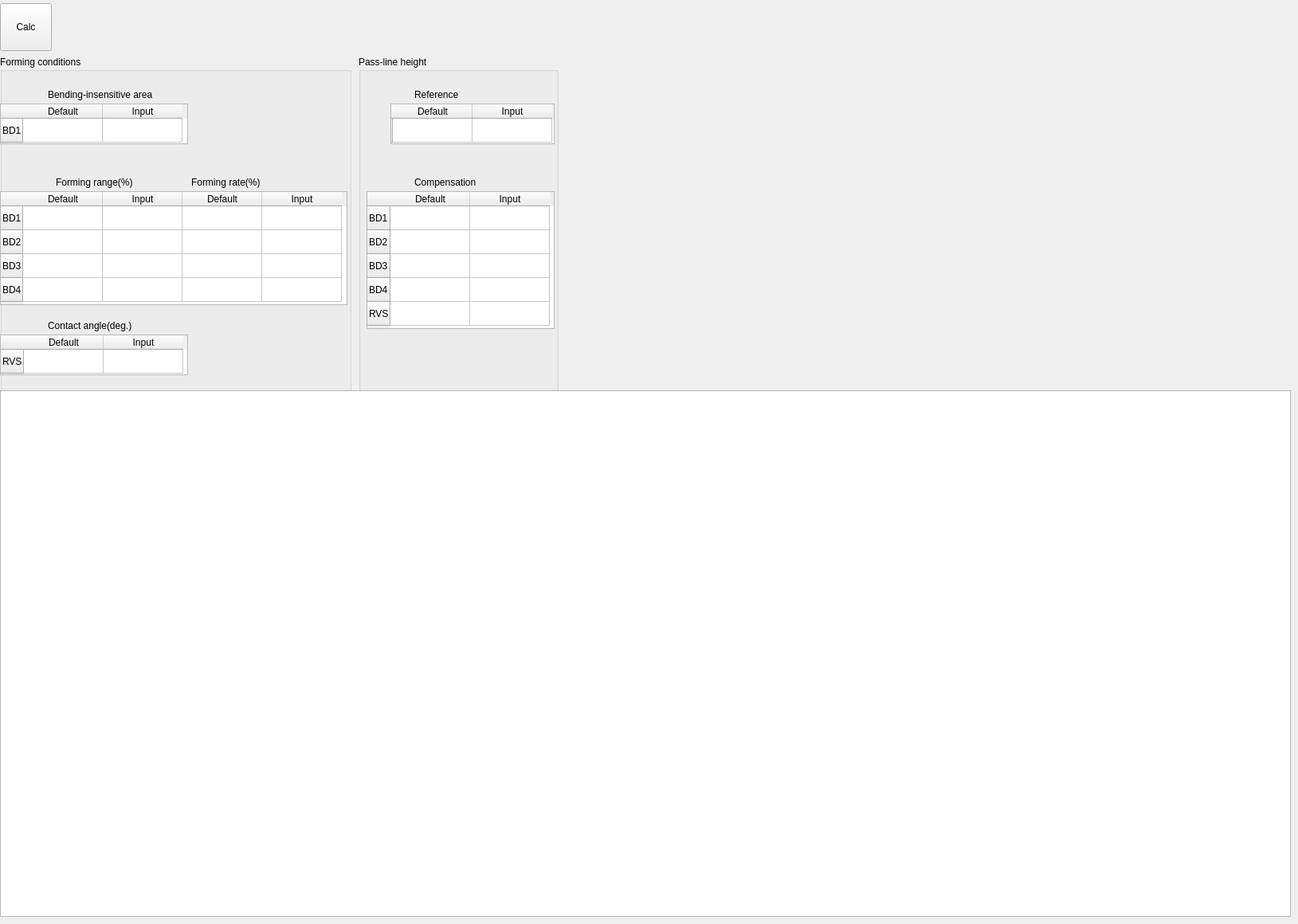
      <widget class="QWidget" name="pass_schedule">
       <attribute name="title">
        <string>Pass Schedule</string>
       </attribute>
       <widget class="QToolButton" name="toolButton_18">
        <property name="geometry">
         <rect>
          <x>0</x>
          <y>4</y>
          <width>65</width>
          <height>60</height>
         </rect>
        </property>
        <property name="text">
         <string>Calc</string>
        </property>
       </widget>
       <widget class="QGroupBox" name="groupBox_3">
        <property name="geometry">
         <rect>
          <x>0</x>
          <y>70</y>
          <width>441</width>
          <height>421</height>
         </rect>
        </property>
        <property name="title">
         <string>Forming conditions</string>
        </property>
        <widget class="QLabel" name="label_19">
         <property name="geometry">
          <rect>
           <x>60</x>
           <y>40</y>
           <width>171</width>
           <height>17</height>
          </rect>
         </property>
         <property name="text">
          <string>Bending-insensitive area</string>
         </property>
        </widget>
        <widget class="QTableWidget" name="tableWidget">
         <property name="geometry">
          <rect>
           <x>0</x>
           <y>60</y>
           <width>236</width>
           <height>51</height>
          </rect>
         </property>
         <row>
          <property name="text">
           <string>BD1</string>
          </property>
         </row>
         <column>
          <property name="text">
           <string>Default</string>
          </property>
         </column>
         <column>
          <property name="text">
           <string>Input</string>
          </property>
         </column>
        </widget>
        <widget class="QLabel" name="label_21">
         <property name="geometry">
          <rect>
           <x>70</x>
           <y>150</y>
           <width>171</width>
           <height>17</height>
          </rect>
         </property>
         <property name="text">
          <string>Forming range(%)</string>
         </property>
        </widget>
        <widget class="QLabel" name="label_22">
         <property name="geometry">
          <rect>
           <x>240</x>
           <y>150</y>
           <width>171</width>
           <height>17</height>
          </rect>
         </property>
         <property name="text">
          <string>Forming rate(%)</string>
         </property>
        </widget>
        <widget class="QTableWidget" name="tableWidget_3">
         <property name="geometry">
          <rect>
           <x>0</x>
           <y>170</y>
           <width>436</width>
           <height>143</height>
          </rect>
         </property>
         <row>
          <property name="text">
           <string>BD1</string>
          </property>
         </row>
         <row>
          <property name="text">
           <string>BD2</string>
          </property>
         </row>
         <row>
          <property name="text">
           <string>BD3</string>
          </property>
         </row>
         <row>
          <property name="text">
           <string>BD4</string>
          </property>
         </row>
         <column>
          <property name="text">
           <string>Default</string>
          </property>
         </column>
         <column>
          <property name="text">
           <string>Input</string>
          </property>
         </column>
         <column>
          <property name="text">
           <string>Default</string>
          </property>
         </column>
         <column>
          <property name="text">
           <string>Input</string>
          </property>
         </column>
        </widget>
        <widget class="QLabel" name="label_23">
         <property name="geometry">
          <rect>
           <x>60</x>
           <y>330</y>
           <width>171</width>
           <height>17</height>
          </rect>
         </property>
         <property name="text">
          <string>Contact angle(deg.)</string>
         </property>
        </widget>
        <widget class="QTableWidget" name="tableWidget_4">
         <property name="geometry">
          <rect>
           <x>0</x>
           <y>350</y>
           <width>236</width>
           <height>51</height>
          </rect>
         </property>
         <row>
          <property name="text">
           <string>RVS</string>
          </property>
         </row>
         <column>
          <property name="text">
           <string>Default</string>
          </property>
         </column>
         <column>
          <property name="text">
           <string>Input</string>
          </property>
         </column>
        </widget>
       </widget>
       <widget class="QGroupBox" name="groupBox_4">
        <property name="geometry">
         <rect>
          <x>450</x>
          <y>70</y>
          <width>251</width>
          <height>421</height>
         </rect>
        </property>
        <property name="title">
         <string>Pass-line height</string>
        </property>
        <widget class="QLabel" name="label_20">
         <property name="geometry">
          <rect>
           <x>70</x>
           <y>40</y>
           <width>171</width>
           <height>17</height>
          </rect>
         </property>
         <property name="text">
          <string>Reference</string>
         </property>
        </widget>
        <widget class="QTableWidget" name="tableWidget_2">
         <property name="geometry">
          <rect>
           <x>40</x>
           <y>60</y>
           <width>206</width>
           <height>51</height>
          </rect>
         </property>
         <row>
          <property name="text">
           <string/>
          </property>
         </row>
         <column>
          <property name="text">
           <string>Default</string>
          </property>
         </column>
         <column>
          <property name="text">
           <string>Input</string>
          </property>
         </column>
        </widget>
        <widget class="QTableWidget" name="tableWidget_5">
         <property name="geometry">
          <rect>
           <x>10</x>
           <y>170</y>
           <width>236</width>
           <height>173</height>
          </rect>
         </property>
         <row>
          <property name="text">
           <string>BD1</string>
          </property>
         </row>
         <row>
          <property name="text">
           <string>BD2</string>
          </property>
         </row>
         <row>
          <property name="text">
           <string>BD3</string>
          </property>
         </row>
         <row>
          <property name="text">
           <string>BD4</string>
          </property>
         </row>
         <row>
          <property name="text">
           <string>RVS</string>
          </property>
         </row>
         <column>
          <property name="text">
           <string>Default</string>
          </property>
         </column>
         <column>
          <property name="text">
           <string>Input</string>
          </property>
         </column>
        </widget>
        <widget class="QLabel" name="label_24">
         <property name="geometry">
          <rect>
           <x>70</x>
           <y>150</y>
           <width>171</width>
           <height>17</height>
          </rect>
         </property>
         <property name="text">
          <string>Compensation</string>
         </property>
        </widget>
       </widget>
       <widget class="QTableView" name="tableView_4">
        <property name="geometry">
         <rect>
          <x>0</x>
          <y>490</y>
          <width>1620</width>
          <height>661</height>
         </rect>
        </property>
       </widget>
      </widget>
